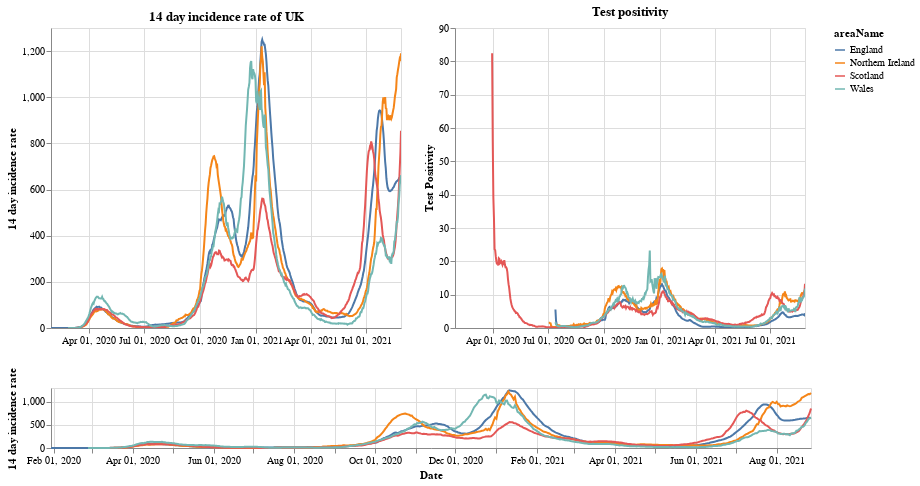

Notebook code cell kept with this figure:
### Markdown cell above
# Plots

First a plot with each country in the UK. The top right shows the positivity rate for (which is the percentage of registered tests which were positive) while the top left is the 14 day incidence rate. The bottom chart can be used to select the timeframe (does not work on a mobile device).

### Code cell
#collapse
brush = alt.selection(type='interval', name='DateBrush',encodings=['x'],fields=['Time'])
leg_selection = alt.selection_multi(fields=['areaName'], bind='legend')

base = alt.Chart(uk_cases).mark_line().encode(
    x=alt.X("yearmonthdate(date):T", axis=alt.Axis(title='Date')),
    y=alt.Y("twoWeeklyCasesRate:Q", axis=alt.Axis(title='14 day incidence rate')),
    tooltip=['areaName', 'date','twoWeeklyCasesRate', 'testPositivity'],
    color='areaName',
    opacity=alt.condition(leg_selection, alt.value(2), alt.value(0.1))
).add_selection(leg_selection).properties(width=350)

upper = base.encode(alt.X('yearmonthdate(date):T', axis=alt.Axis(title=''),
                         scale=alt.Scale(domain=brush))
                   ).properties(title=f'14 day incidence rate of UK')
upper_right = upper.encode(alt.Y('testPositivity:Q', axis=alt.Axis(title='Test Positivity'))).properties(title='Test positivity')
lower = base.properties(height=60, width = 760).add_selection(brush)

(upper | upper_right) & lower

### Figure 1 — Vega-Lite specification as saved in the notebook (floating-point values rounded to 4 significant figures; data arrays with more than 128 entries replaced by an {"elided": "..."} marker saying what was removed)
{"config": {"view": {"continuousWidth": 400, "continuousHeight": 300}}, "vconcat": [{"hconcat": [{"mark": "line", "encoding": {"color": {"type": "nominal", "field": "areaName"}, "opacity": {"condition": {"value": 2, "selection": "selector001"}, "value": 0.1}, "tooltip": [{"type": "nominal", "field": "areaName"}, {"type": "temporal", "field": "date"}, {"type": "quantitative", "field": "twoWeeklyCasesRate"}, {"type": "quantitative", "field": "testPositivity"}], "x": {"type": "temporal", "axis": {"title": ""}, "field": "date", "scale": {"domain": {"selection": "DateBrush"}}, "timeUnit": "yearmonthdate"}, "y": {"type": "quantitative", "axis": {"title": "14 day incidence rate"}, "field": "twoWeeklyCasesRate"}}, "selection": {"selector001": {"type": "multi", "fields": ["areaName"], "bind": "legend"}}, "title": "14 day incidence rate of UK", "width": 350}, {"mark": "line", "encoding": {"color": {"type": "nominal", "field": "areaName"}, "opacity": {"condition": {"value": 2, "selection": "selector001"}, "value": 0.1}, "tooltip": [{"type": "nominal", "field": "areaName"}, {"type": "temporal", "field": "date"}, {"type": "quantitative", "field": "twoWeeklyCasesRate"}, {"type": "quantitative", "field": "testPositivity"}], "x": {"type": "temporal", "axis": {"title": ""}, "field": "date", "scale": {"domain": {"selection": "DateBrush"}}, "timeUnit": "yearmonthdate"}, "y": {"type": "quantitative", "axis": {"title": "Test Positivity"}, "field": "testPositivity"}}, "selection": {"selector001": {"type": "multi", "fields": ["areaName"], "bind": "legend"}}, "title": "Test positivity", "width": 350}]}, {"mark": "line", "encoding": {"color": {"type": "nominal", "field": "areaName"}, "opacity": {"condition": {"value": 2, "selection": "selector001"}, "value": 0.1}, "tooltip": [{"type": "nominal", "field": "areaName"}, {"type": "temporal", "field": "date"}, {"type": "quantitative", "field": "twoWeeklyCasesRate"}, {"type": "quantitative", "field": "testPositivity"}], "x": {"type": "temporal", "axis": {"title": "Date"}, "field": "date", "timeUnit": "yearmonthdate"}, "y": {"type": "quantitative", "axis": {"title": "14 day incidence rate"}, "field": "twoWeeklyCasesRate"}}, "height": 60, "selection": {"selector001": {"type": "multi", "fields": ["areaName"], "bind": "legend"}, "DateBrush": {"type": "interval", "encodings": ["x"], "fields": ["Time"]}}, "width": 760}], "data": {"name": "data-9df5d807b38f768f73a14bbae56e53e4"}, "$schema": "https://vega.github.io/schema/vega-lite/v4.8.1.json", "datasets": {"data-9df5d807b38f768f73a14bbae56e53e4": {"elided": "2212 records"}}}
